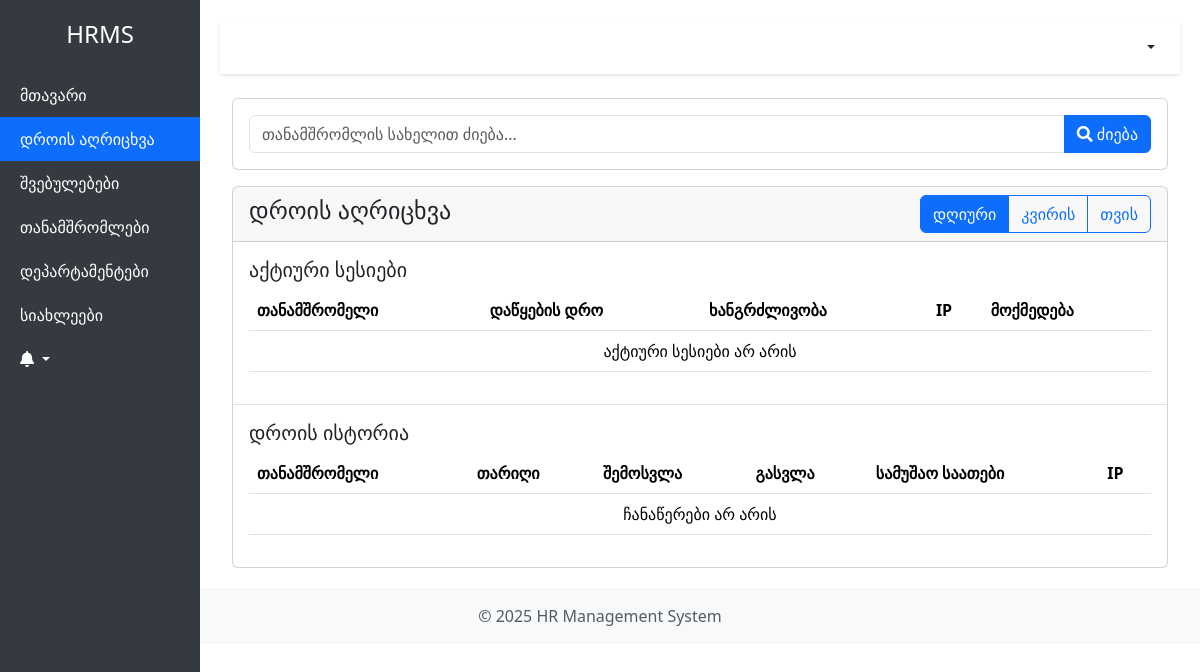
/time-tracking/ (signed in), run on an earlier commit of the app's database.
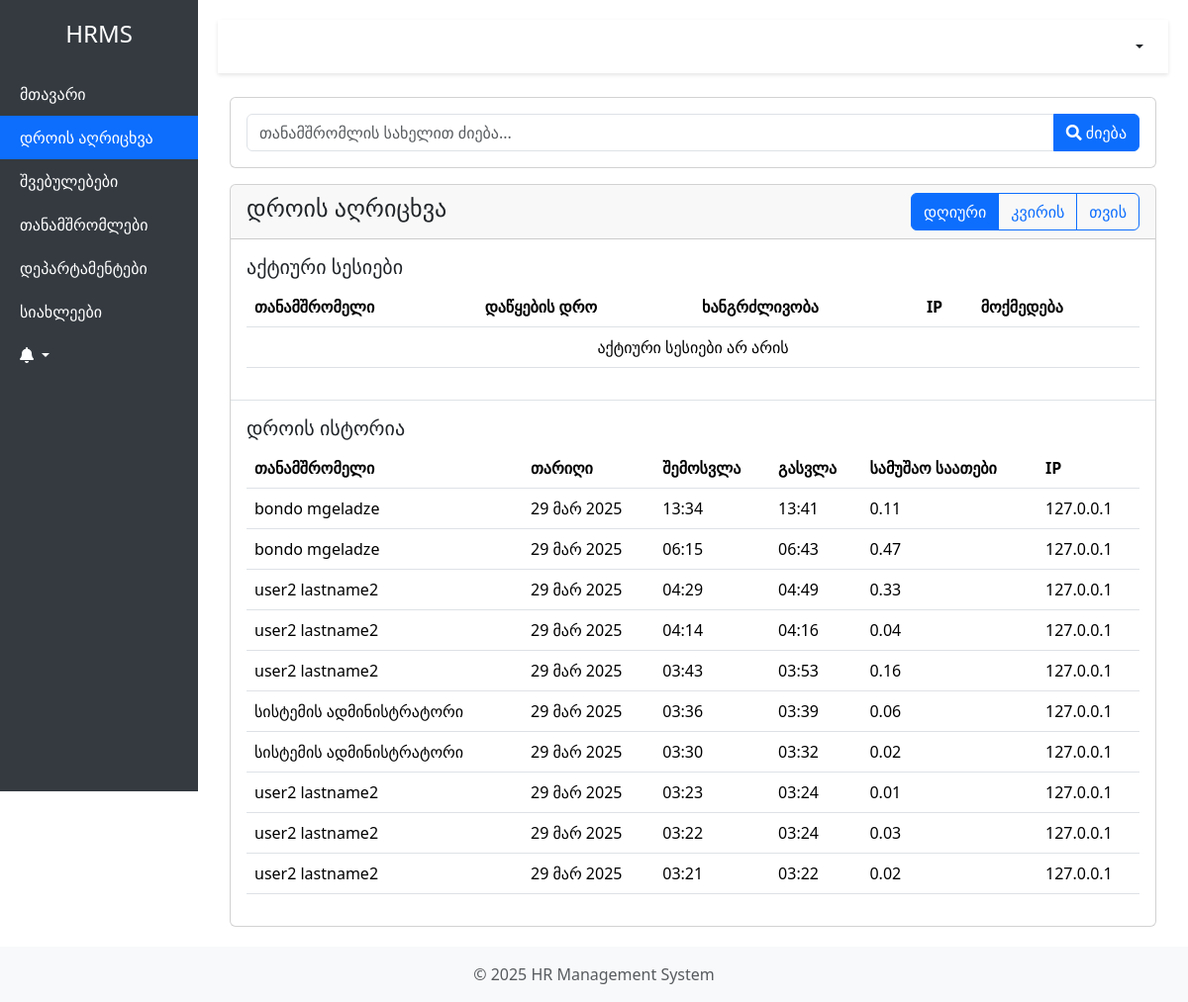
And on a later commit of the database.
### hr_app/models.py (models this page shows, shortened)
class TimeEntry(models.Model):
    employee = models.ForeignKey('Employee', on_delete=models.CASCADE, related_name='time_entries')
    check_in = models.DateTimeField(_('შემოსვლის დრო'), default=timezone.now)
    check_out = models.DateTimeField(_('გასვლის დრო'), null=True, blank=True)
    ip_address = models.GenericIPAddressField(_('IP მისამართი'))
    @property
    def duration_hours(self):
        if self.check_out and self.check_in:
            duration = self.check_out - self.check_in
            return round(duration.total_seconds() / 3600, 2)
        return 0.0
    class Meta:
        ordering = ['-check_in']
        verbose_name = _('დროის ჩანაწერი')
        verbose_name_plural = _('დროის ჩანაწერები')

class Employee(models.Model):
    GENDER_CHOICES = (
        ('male', _('მამრობითი')),
        ('female', _('მდედრობითი')),
        ('other', _('სხვა')),
    )
    user = models.OneToOneField(User, on_delete=models.CASCADE, related_name='employee_profile', null=True, blank=True)
    first_name = models.CharField(_('სახელი'), max_length=100)
    last_name = models.CharField(_('გვარი'), max_length=100)
    email = models.EmailField(_('ელ.ფოსტა'), unique=True)
    phone = models.CharField(_('ტელეფონი'), max_length=50, blank=True)
    department = models.ForeignKey('Department', on_delete=models.SET_NULL, null=True, related_name='employees')
    birth_date = models.DateField(_('დაბადების თარიღი'), null=True, blank=True)
    start_date = models.DateField(_('დაწყების თარიღი'))
    salary = models.DecimalField(_('ხელფასი'), max_digits=10, decimal_places=2, default=0)
    gender = models.CharField(_('სქესი'), max_length=10, choices=GENDER_CHOICES, null=True, blank=True)
    created_by = models.ForeignKey(User, on_delete=models.SET_NULL, null=True, related_name='created_employees')
    created_at = models.DateTimeField(auto_now_add=True)
    updated_at = models.DateTimeField(auto_now=True)
    vacation_days_left = models.PositiveIntegerField(_("დარჩენილი შვებულების დღეები"), default=20)
    profile_picture = models.ImageField(_("პროფილის სურათი"), upload_to='profile_pics/', null=True, blank=True)
    manager = models.ForeignKey('self', on_delete=models.SET_NULL, null=True, blank=True, related_name='subordinates',
                                verbose_name=_("მენეჯერი"))
    def get_full_name(self):
        return f"{self.first_name} {self.last_name}"
    class Meta:
        verbose_name = _('თანამშრომელი')
        verbose_name_plural = _('თანამშრომლები')

### hr_app/views.py (the view, shortened to what this page needs)
# urls.py: path('time-tracking/', views.TimeTrackingView.as_view(), name='time-tracking'),
class TimeTrackingView(LoginRequiredMixin, ListView):
    model = TimeEntry
    template_name = 'hr_app/time_tracking/list.html'
    context_object_name = 'time_entries'
    paginate_by = 10
    def get_queryset(self):
        queryset = TimeEntry.objects.all().select_related('employee')
        view_type = self.request.GET.get('view', 'daily')  # default to daily view
        today = timezone.now().date()
        if self.request.user.role.role in ['admin', 'hr_manager']:
            search_query = self.request.GET.get('search')
            if search_query:
                queryset = queryset.filter(
                    Q(employee__first_name__icontains=search_query) |
                    Q(employee__last_name__icontains=search_query)
                )
        else:
            queryset = queryset.filter(employee=self.request.user.employee_profile)
        if view_type == 'daily':
            queryset = queryset.filter(check_in__date=today)
        elif view_type == 'weekly':
            week_start = today - timedelta(days=today.weekday())
            queryset = queryset.filter(check_in__date__gte=week_start)
        elif view_type == 'monthly':
            queryset = queryset.filter(
                check_in__year=today.year,
                check_in__month=today.month
            )
        return queryset.order_by('-check_in')
    def get_context_data(self, **kwargs):
        context = super().get_context_data(**kwargs)
        view_type = self.request.GET.get('view', 'daily')
        context['current_view'] = view_type
        if self.request.user.role.role in ['admin', 'hr_manager']:
            search_query = self.request.GET.get('search')
            pending_entries = TimeEntry.objects.filter(check_out__isnull=True)
            if search_query:
                pending_entries = pending_entries.filter(
                    Q(employee__first_name__icontains=search_query) |
                    Q(employee__last_name__icontains=search_query)
                )
            context['pending_entries'] = pending_entries.select_related('employee')
        return context

### hr_app/templates/hr_app/time_tracking/list.html (shortened to what the changed rows need)
{% extends 'hr_app/base.html' %}
{% load django_bootstrap5 %}
{% load i18n %}
{% block content %}
<div class="container-fluid">
    <div class="card">
        {% if request.user.role.role == 'admin' or request.user.role.role == 'hr_manager' %}
            <div class="card-body">
                <div class="table-responsive">
                    <table class="table">
                        <thead>
                            <tr>
                                <th>{% trans "თანამშრომელი" %}</th>
                                <th>{% trans "დაწყების დრო" %}</th>
                                <th>{% trans "ხანგრძლივობა" %}</th>
                                <th>IP</th>
                                <th>{% trans "მოქმედება" %}</th>
                            </tr>
                        </thead>
                    </table>
                </div>
            </div>
        {% endif %}
        <div class="card-body border-top">
            <div class="table-responsive">
                <table class="table">
                    <thead>
                        <tr>
                            {% if request.user.role.role == 'admin' or request.user.role.role == 'hr_manager' %}
                                <th>{% trans "თანამშრომელი" %}</th>
                            {% endif %}
                            <th>{% trans "თარიღი" %}</th>
                            <th>{% trans "შემოსვლა" %}</th>
                            <th>{% trans "გასვლა" %}</th>
                            <th>{% trans "სამუშაო საათები" %}</th>
                            <th>IP</th>
                        </tr>
                    </thead>
                    <tbody>
                        {% for entry in time_entries %}
                        <tr>
                            {% if request.user.role.role == 'admin' or request.user.role.role == 'hr_manager' %}
                                <td>{{ entry.employee.get_full_name }}</td>
                            {% endif %}
                            <td>{{ entry.check_in|date:"d M Y" }}</td>
                            <td>{{ entry.check_in|time:"H:i" }}</td>
                            <td>{{ entry.check_out|time:"H:i"|default:"-" }}</td>
                            <td>{{ entry.duration_hours|floatformat:2 }}</td>
                            <td>{{ entry.ip_address }}</td>
                        </tr>
                        {% empty %}
                        <tr>
                            <td colspan="{% if request.user.role.role == 'admin' or request.user.role.role == 'hr_manager' %}6{% else %}5{% endif %}" class="text-center">
                                {% trans "ჩანაწერები არ არის" %}
                            </td>
                        </tr>
                        {% endfor %}
                    </tbody>
                </table>
            </div>
        </div>
    </div>
</div>
{% endblock %}

What changed in the data, as far as the page shows it:
added TimeEntry: employee.get_full_name "bondo mgeladze", check_in "29 მარ 2025", check_in "13:34", check_out "13:41", duration_hours "0.11", ip_address "127.0.0.1"
added TimeEntry: employee.get_full_name "bondo mgeladze", check_in "29 მარ 2025", check_in "06:15", check_out "06:43", duration_hours "0.47", ip_address "127.0.0.1"
added TimeEntry: employee.get_full_name "user2 lastname2", check_in "29 მარ 2025", check_in "04:29", check_out "04:49", duration_hours "0.33", ip_address "127.0.0.1"
added TimeEntry: employee.get_full_name "user2 lastname2", check_in "29 მარ 2025", check_in "04:14", check_out "04:16", duration_hours "0.04", ip_address "127.0.0.1"
added TimeEntry: employee.get_full_name "user2 lastname2", check_in "29 მარ 2025", check_in "03:43", check_out "03:53", duration_hours "0.16", ip_address "127.0.0.1"
added TimeEntry: employee.get_full_name "სისტემის ადმინისტრატორი", check_in "29 მარ 2025", check_in "03:36", check_out "03:39", duration_hours "0.06", ip_address "127.0.0.1"
added TimeEntry: employee.get_full_name "სისტემის ადმინისტრატორი", check_in "29 მარ 2025", check_in "03:30", check_out "03:32", duration_hours "0.02", ip_address "127.0.0.1"
added TimeEntry: employee.get_full_name "user2 lastname2", check_in "29 მარ 2025", check_in "03:23", check_out "03:24", duration_hours "0.01", ip_address "127.0.0.1"
added TimeEntry: employee.get_full_name "user2 lastname2", check_in "29 მარ 2025", check_in "03:22", check_out "03:24", duration_hours "0.03", ip_address "127.0.0.1"
added TimeEntry: employee.get_full_name "user2 lastname2", check_in "29 მარ 2025", check_in "03:21", check_out "03:22", duration_hours "0.02", ip_address "127.0.0.1"
Also different on the page:
text no longer shown: "ჩანაწერები არ არის"
